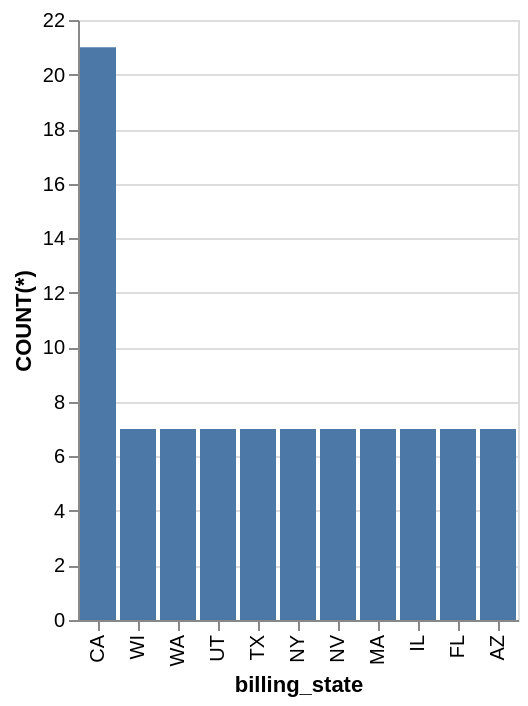

Source (Vega-Lite JSON):
### Vega-Lite specification from a JSON file in a GitHub repository (floating-point values rounded to 4 significant figures)
{"data": {"values": [{"x_data": "CA", "y_data": 21}, {"x_data": "WI", "y_data": 7}, {"x_data": "WA", "y_data": 7}, {"x_data": "UT", "y_data": 7}, {"x_data": "TX", "y_data": 7}, {"x_data": "NY", "y_data": 7}, {"x_data": "NV", "y_data": 7}, {"x_data": "MA", "y_data": 7}, {"x_data": "IL", "y_data": 7}, {"x_data": "FL", "y_data": 7}, {"x_data": "AZ", "y_data": 7}]}, "mark": "bar", "encoding": {"x": {"field": "x_data", "type": "nominal", "title": "billing_state", "sort": {"op": "sum", "field": "y_data", "order": "descending"}}, "y": {"field": "y_data", "type": "quantitative", "title": "COUNT(*)"}}}
